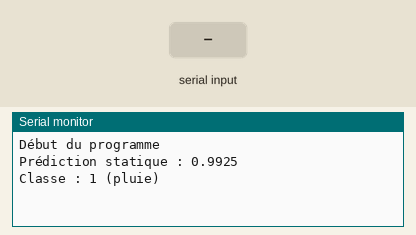
A sketch run on a simulated Arduino Uno, built for the host (arithmetic inside an expression is 32-bit, double 64-bit). Parts: the last lines printed to the serial monitor. Inputs (shaded band) come from the test bench.

Above: at 1.2 s.
1.3 s: "90,45\n" received over Serial
At 1.7 s:
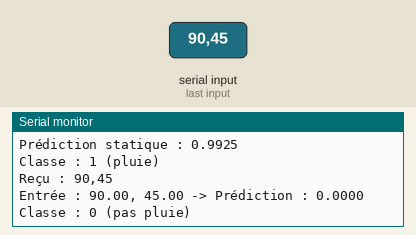
2.8 s: "5\n" received over Serial
At 4.1 s:
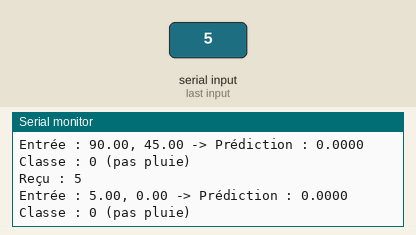

Measured:
- after the input at 1.3 s, the serial monitor: prints a new line at once (image 1)
- after the input at 2.8 s, the serial monitor: prints a new line at once (image 2)

The sketch:

sketch_mar12a.ino
```cpp
#include "weights_6000.h"

float hidden[HIDDEN_SIZE]; // Global pour éviter la pile

float relu(float x) { return x > 0 ? x : 0; }
float sigmoid(float x) { return 1.0 / (1.0 + exp(-x)); }

float predict(float input[2]) {
  for (int i = 0; i < HIDDEN_SIZE; i++) {
    hidden[i] = b_hidden[i];
    for (int j = 0; j < 2; j++) {
      hidden[i] += input[j] * w_input_hidden[j][i];
    }
    hidden[i] = relu(hidden[i]);
  }
  float output = b_output;
  for (int i = 0; i < HIDDEN_SIZE; i++) {
    output += hidden[i] * w_hidden_output[i];
  }
  return sigmoid(output);
}

void setup() {
  Serial.begin(9600);
  Serial.println("Début du programme"); // Débogage
  float input[2] = {30.0, 80.0};
  float result = predict(input);
  Serial.print("Prédiction statique : ");
  Serial.println(result, 4);
  Serial.println(result >= 0.5 ? "Classe : 1 (pluie)" : "Classe : 0 (pas pluie)");
}

void loop() {
  if (Serial.available() > 0) {
    float input[2];
    String data = Serial.readStringUntil('\n');
    Serial.print("Reçu : "); // Débogage
    Serial.println(data);
    sscanf(data.c_str(), "%f,%f", &input[0], &input[1]);
    float result = predict(input);
    Serial.print("Entrée : ");
    Serial.print(input[0]);
    Serial.print(", ");
    Serial.print(input[1]);
    Serial.print(" -> Prédiction : ");
    Serial.println(result, 4);
    Serial.println(result >= 0.5 ? "Classe : 1 (pluie)" : "Classe : 0 (pas pluie)");
  }
}
```

Source omitted: weights_6000.h (300321 bytes)
